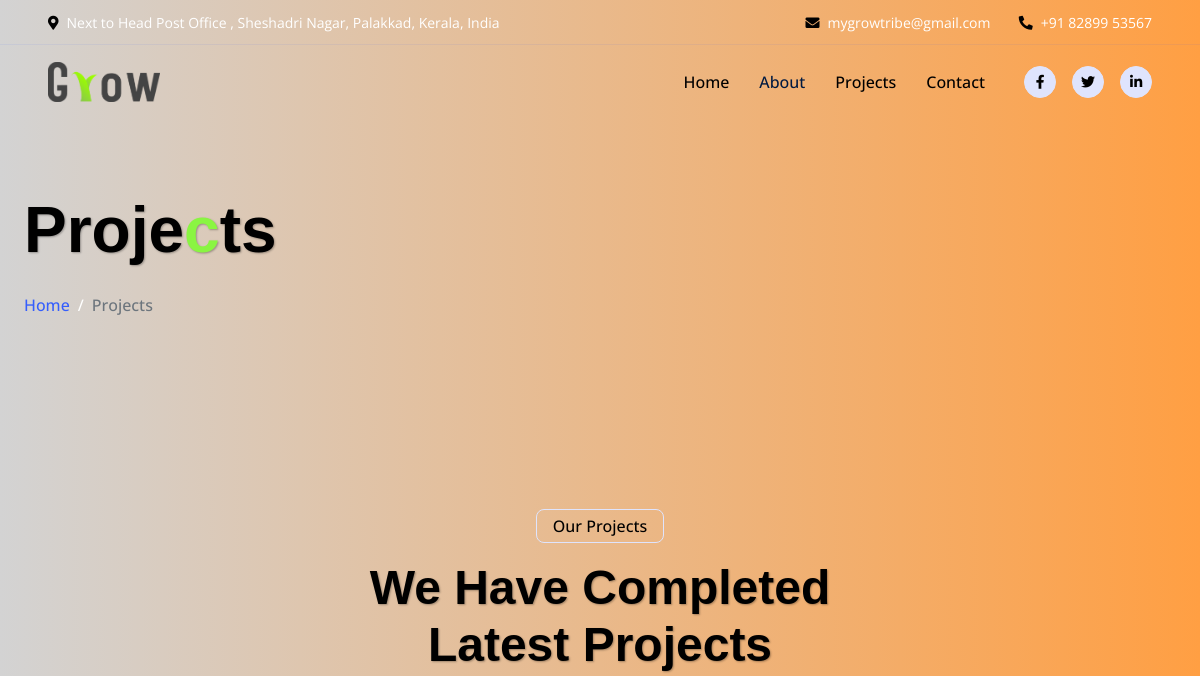
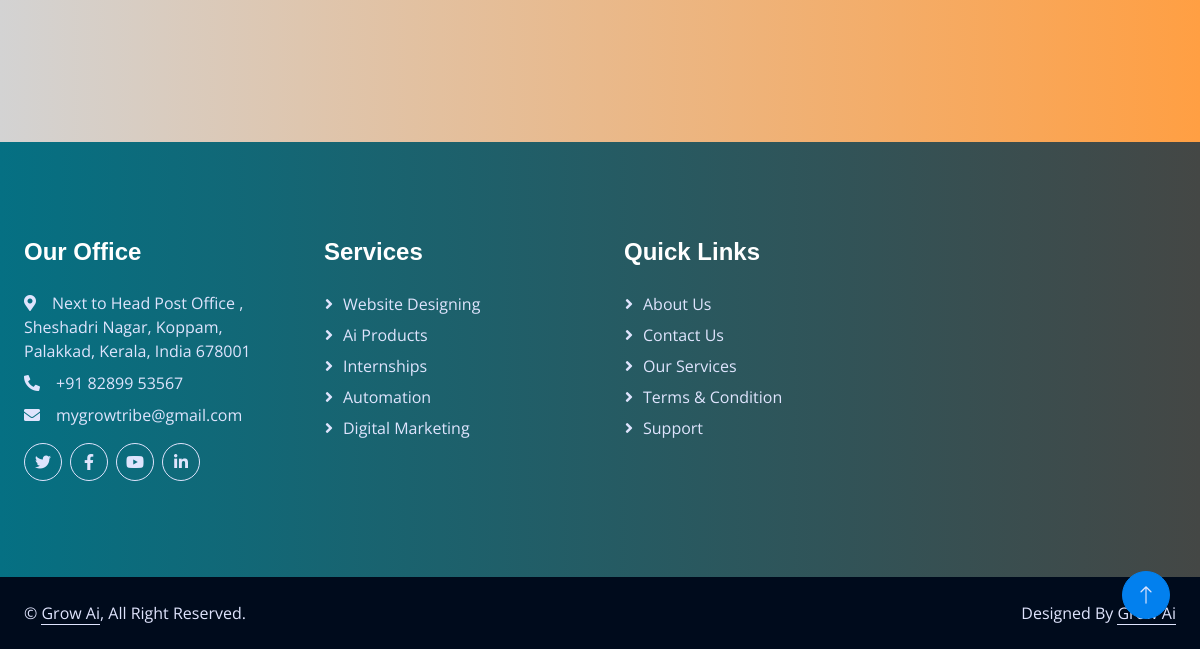
The page /projects/ on the database as committed earlier (2 pictures, top to bottom).
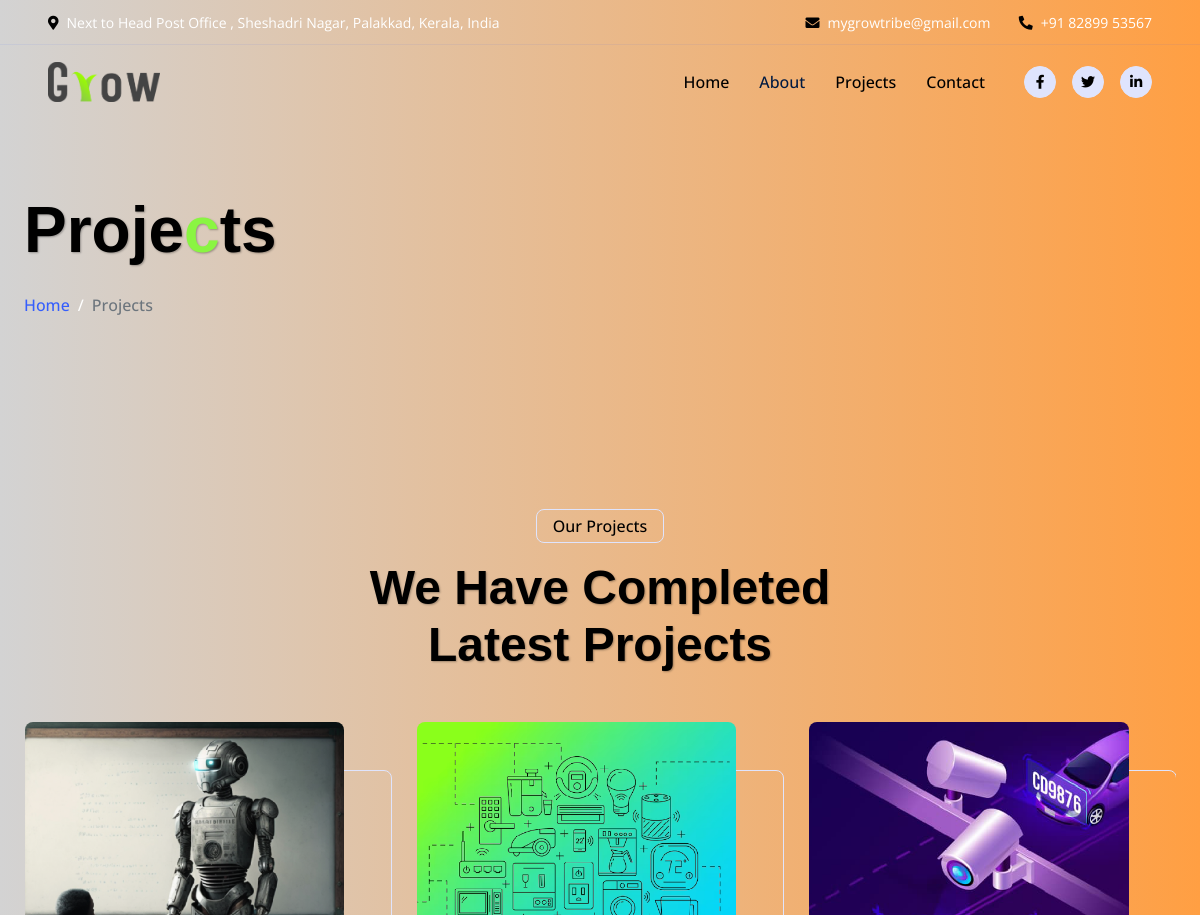
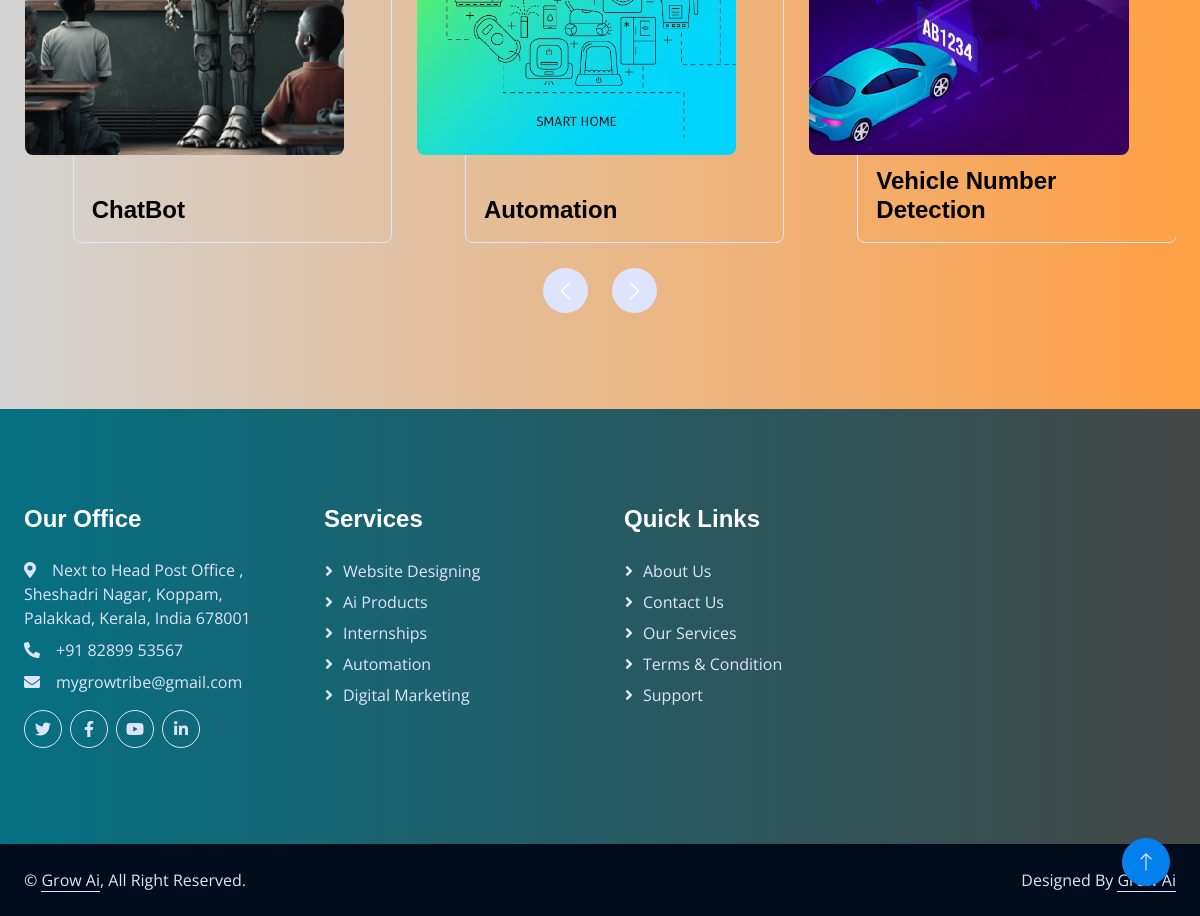
The same page on the database as committed later (2 pictures, top to bottom).
### apps/models.py (models this page shows, shortened)
class Projects(models.Model):
    name=models.CharField(max_length=100)
    image=models.ImageField(upload_to='images')
    description=models.TextField()

### apps/views.py (the view)
# urls.py: path('projects/',projects,name='projects'),
def projects(request):
    projects=Projects.objects.all()
    return render(request,'project.html',{'projects':projects})

### templates/project.html (shortened to what this page needs)
{% load static %}
<!DOCTYPE html>
<html lang="en">
<head>
    <link href="https://cdnjs.cloudflare.com/ajax/libs/font-awesome/5.10.0/css/all.min.css" rel="stylesheet">
    <link href="https://cdn.jsdelivr.net/npm/bootstrap-icons@1.4.1/font/bootstrap-icons.css" rel="stylesheet">
    <link href="{% static 'lib/animate/animate.min.css' %}" rel="stylesheet">
    <link href="{% static 'lib/owlcarousel/assets/owl.carousel.min.css' %}" rel="stylesheet">
    <link href="{% static 'css/bootstrap.min.css' %}" rel="stylesheet">
    <link href="{% static 'css/style.css' %}" rel="stylesheet">
</head>
<body>
    <div class="container-fluid fixed-top px-0 wow fadeIn" data-wow-delay="0.1s">
        <div class="top-bar row gx-0 align-items-center d-none d-lg-flex">
            <div class="col-lg-6 px-5 text-start">
                <small><i class="fa fa-map-marker-alt text-primary me-2"></i>Next to Head Post Office ,
                    Sheshadri Nagar,
                    Palakkad, Kerala,
                    India
                    </small>
            </div>
            <div class="col-lg-6 px-5 text-end">
                <small><i class="fa fa-envelope text-primary me-2"></i>mygrowtribe@gmail.com</small>
                <small class="ms-4"><i class="fa fa-phone-alt text-primary me-2"></i>+91 82899 53567</small>
            </div>
        </div>
        <nav class="navbar navbar-expand-lg navbar-light py-lg-0 px-lg-5 wow fadeIn" data-wow-delay="0.1s">
            <a href="/" class="navbar-brand ms-4 ms-lg-0">
                <img src="{% static 'img/Grow Logo.png' %}" alt="Grow Ai Logo" class="title-image">
            </a>
            <div class="collapse navbar-collapse" id="navbarCollapse">
                    <div class="navbar-nav ms-auto p-4 p-lg-0">
                        <a href="/" class="nav-item nav-link">Home</a>
                        <a href="{% url 'apps:about' %}" class="nav-item nav-link active">About</a>
                        <a href="{% url 'apps:projects' %}" class="nav-item nav-link">Projects</a>
                        <a href="{% url 'apps:contact' %}" class="nav-item nav-link">Contact</a>
                    </div>
                <div class="d-none d-lg-flex ms-2">
                    <a class="btn btn-light btn-sm-square rounded-circle ms-3" href="">
                        <small class="fab fa-facebook-f text-primary"></small>
                    </a>
                    <a class="btn btn-light btn-sm-square rounded-circle ms-3" href="">
                        <small class="fab fa-twitter text-primary"></small>
                    </a>
                    <a class="btn btn-light btn-sm-square rounded-circle ms-3" href="https://in.linkedin.com/company/joingrowtribe">
                        <small class="fab fa-linkedin-in text-primary"></small>
                    </a>
                </div>
        </nav>
    </div>
    <div class="container-fluid page-header mb-5 wow fadeIn" data-wow-delay="0.1s">
        <div class="container">
            <h1 class="display-3 mb-4 animated slideInDown">Proje<span class="text-green">c</span>ts</h1>
            <nav aria-label="breadcrumb animated slideInDown">
                <ol class="breadcrumb mb-0">
                    <li class="breadcrumb-item"><a href="#">Home</a></li>
                    <li class="breadcrumb-item active" aria-current="page">Projects</li>
                </ol>
            </nav>
        </div>
    </div>
    <div class="container-xxl py-5">
        <div class="container">
            <div class="text-center mx-auto wow fadeInUp" data-wow-delay="0.1s" style="max-width: 600px;">
                <p class="d-inline-block border rounded text-primary fw-semi-bold py-1 px-3">Our Projects</p>
                <h1 class="display-5 mb-5">We Have Completed Latest Projects</h1>
            </div>
            <div class="owl-carousel project-carousel wow fadeInUp" data-wow-delay="0.3s">
                {% for i in projects %}
                <div class="project-item pe-5 pb-5">
                    <div class="project-img mb-3">
                        <img class="img-fluid rounded" src="{{i.image.url}}" alt="">
                    </div>
                    <br>
                    <div class="project-title">
                        <h4 class="mb-0">{{i.name}}</h4>
                    </div>
            </div>
            {% endfor %}
        </div>
    </div>
    </div>
    <div class="container-fluid bg-dark text-light footer mt-5 py-5 wow fadeIn" data-wow-delay="0.1s">
        <div class="container py-5">
            <div class="row g-5">
                <div class="col-lg-3 col-md-6">
                    <h4 class="text-white mb-4">Our Office</h4>
                    <p class="mb-2"><i class="fa fa-map-marker-alt me-3"></i>Next to Head Post Office ,
                        Sheshadri Nagar, Koppam,
                        Palakkad, Kerala,
                        India
                        678001</p>
                    <p class="mb-2"><i class="fa fa-phone-alt me-3"></i>+91 82899 53567</p>
                    <p class="mb-2"><i class="fa fa-envelope me-3"></i>mygrowtribe@gmail.com</p>
                    <div class="d-flex pt-2">
                        <a class="btn btn-square btn-outline-light rounded-circle me-2" href=""><i
                                class="fab fa-twitter"></i></a>
                        <a class="btn btn-square btn-outline-light rounded-circle me-2" href=""><i
                                class="fab fa-facebook-f"></i></a>
                        <a class="btn btn-square btn-outline-light rounded-circle me-2" href=""><i
                                class="fab fa-youtube"></i></a>
                        <a class="btn btn-square btn-outline-light rounded-circle me-2" href=""><i
                                class="fab fa-linkedin-in"></i></a>
                    </div>
                </div>
                <div class="col-lg-3 col-md-6">
                    <h4 class="text-white mb-4">Services</h4>
                    <a class="btn btn-link" href="">Website Designing</a>
                    <a class="btn btn-link" href="">Ai Products</a>
                    <a class="btn btn-link" href="">Internships</a>
                    <a class="btn btn-link" href="">Automation</a>
                    <a class="btn btn-link" href="">Digital Marketing</a>
                </div>
                <div class="col-lg-3 col-md-6">
                    <h4 class="text-white mb-4">Quick Links</h4>
                    <a class="btn btn-link" href="">About Us</a>
                    <a class="btn btn-link" href="">Contact Us</a>
                    <a class="btn btn-link" href="">Our Services</a>
                    <a class="btn btn-link" href="">Terms & Condition</a>
                    <a class="btn btn-link" href="">Support</a>
                </div>
                </div>
            </div>
        </div>
    <div class="container-fluid copyright py-4">
        <div class="container">
            <div class="row">
                <div class="col-md-6 text-center text-md-start mb-3 mb-md-0">
                    &copy; <a class="border-bottom" href="#">Grow Ai</a>, All Right Reserved.
                </div>
                <div class="col-md-6 text-center text-md-end">
                    Designed By <a class="border-bottom" href="">Grow Ai</a>
                </div>
            </div>
        </div>
    </div>
    <a href="#" class="btn btn-lg btn-primary btn-lg-square rounded-circle back-to-top"><i
            class="bi bi-arrow-up"></i></a>
</body>
</html>

### static/css/style.css (style rules this page uses)
:root { --primary: white; --secondary: #E93C05; --tertiary: white; --light: #DFE4FD; --dark: #011A41; }
.back-to-top { position: fixed; display: none; right: 30px; bottom: 30px; z-index: 99; }
h1, .h1,b h2, .h2, .fw-bold { font-weight: 700 !important; }
h3, .h3, h4, .h4, .fw-medium { font-weight: 600 !important; }
h5, .h5, h6, .h6, .fw-semi-bold { font-weight: 500 !important; }
.btn { transition: .5s; font-weight: 500; }
.btn-primary, .btn-outline-primary:hover { color: var(--light); }
.btn-square { width: 38px; height: 38px; }
.btn-sm-square { width: 32px; height: 32px; }
.btn-lg-square { width: 48px; height: 48px; }
.btn-square, .btn-sm-square, .btn-lg-square { padding: 0; display: flex; align-items: center; justify-content: center; font-weight: normal; }
.fixed-top { transition: .5s; }
.top-bar { height: 45px; border-bottom: 1px solid rgba(53, 94, 252, .07); }
.navbar .navbar-nav .nav-link { padding: 25px 15px; color: rgb(0, 0, 0); font-weight: 500; outline: none; }
.navbar .navbar-nav .nav-link:hover, .navbar .navbar-nav .nav-link.active { color: var(--dark); }
.page-header { padding-top: 12rem; padding-bottom: 16rem; background-image: url('https://saal.ai/wp-content/themes/saal/assets/images/line8.svg') top left no-repeat; background-size: cover; }
.page-header .breadcrumb-item, .page-header .breadcrumb-item a { font-weight: 500; }
.page-header .breadcrumb-item+.breadcrumb-item::before { color: var(--tertiary); }
.project-item, .project-item .project-img { position: relative; }
.project-item .project-title { position: absolute; top: 3rem; right: 0; bottom: 0; left: 3rem; border: 1px solid var(--light); border-radius: 8px; display: flex; align-items: flex-end; padding: 18px; z-index: -1; transition: .5s; }
.project-item .project-title h4 { transition: .5s; }
.footer .btn.btn-link { display: block; margin-bottom: 5px; padding: 0; text-align: left; color: var(--light); font-weight: normal; text-transform: capitalize; transition: .3s; }
.footer .btn.btn-link::before { position: relative; content: "\f105"; font-family: "Font Awesome 5 Free"; font-weight: 900; margin-right: 10px; }
.copyright { color: var(--light); background: #000B1C; }
.copyright a { color: var(--light); }
@media screen and (min-width: 1024px) and (max-width: 1200px) { .container, .saal-inner__page .container { max-width: inherit; width: 100%; } }

### templates/project.html (style rules this page uses)
.page-header { padding-top: 12rem; padding-bottom: 6rem; background-image: url('https://saal.ai/wp-content/themes/saal/assets/images/line8.svg') top left no-repeat; background-size: cover; }
.title-image { height: 2.5rem; margin-right: 15px; }
.text-green { color:#8af542; }

Rows that differ between the two databases and show on the page:
added Projects: image (picture), name "Automation"
added Projects: image (picture), name "Vehicle Number Detection"
added Projects: image (picture), name "ChatBot"
